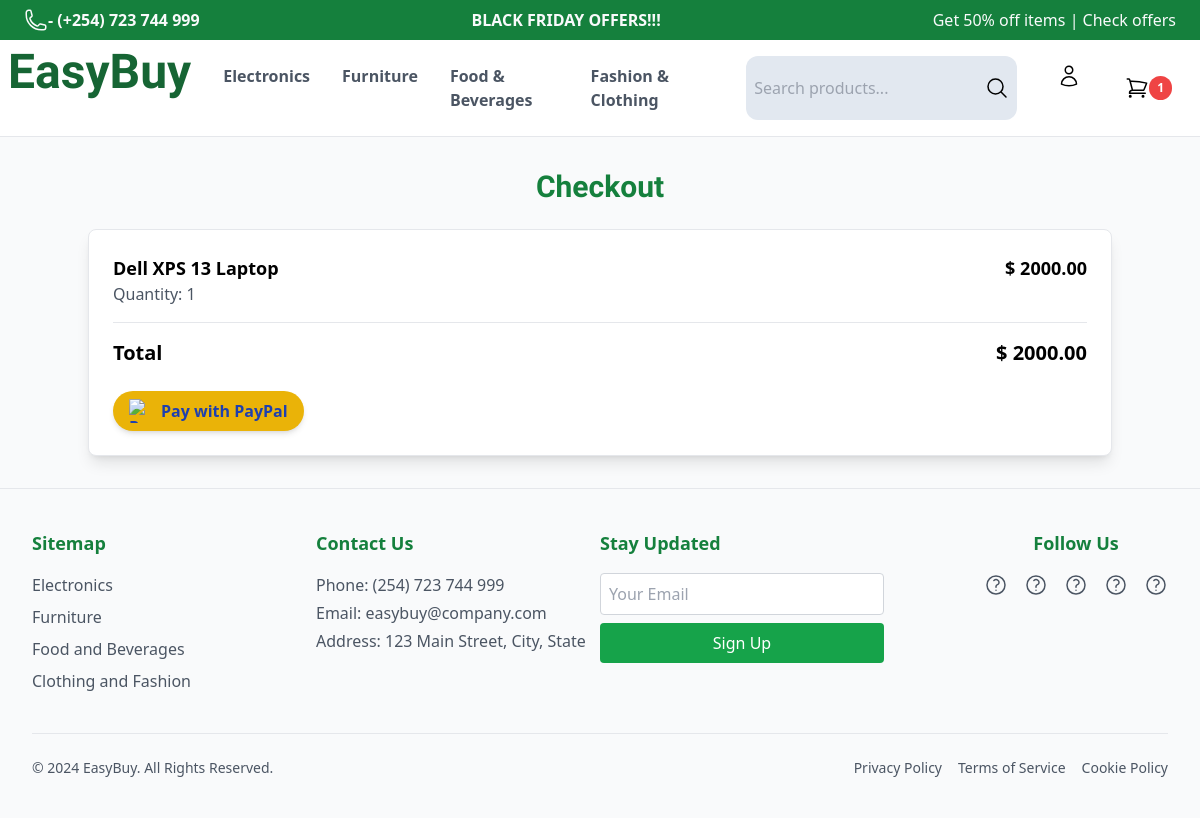
Screenshot of /checkout/ (signed in) with the database file from the repository.
### easybuy/models.py (models this page shows, shortened)
class Category(models.Model):
    name = models.CharField(max_length=100)

class CartItem(models.Model):
    cart = models.ForeignKey(Cart, related_name='items', on_delete=models.CASCADE)
    product = models.ForeignKey(Product, on_delete=models.CASCADE)
    quantity = models.PositiveIntegerField(default=1)

class Product(models.Model):
    name = models.CharField(max_length=100)
    description = models.TextField()
    price = models.DecimalField(max_digits=10, decimal_places=2)
    stock_quantity = models.PositiveIntegerField()
    category = models.ForeignKey(Category, on_delete=models.CASCADE, related_name='products')
    image = models.ImageField(upload_to='products/', blank=True, null=True)  # optional field for product image
    popularity = models.PositiveIntegerField(default=0)

class Order(models.Model):
    user = models.ForeignKey(settings.AUTH_USER_MODEL, on_delete=models.CASCADE)
    created_at = models.DateTimeField(auto_now_add=True)
    updated_at = models.DateTimeField(auto_now=True)
    is_paid = models.BooleanField(default=False)
    total_price = models.DecimalField(max_digits=10, decimal_places=2, default=0.00)

### easybuy/views.py (the view, shortened to what this page needs)
# urls.py: path('checkout/', views.checkout, name='checkout'),
@login_required
def checkout(request):
    order, created = Order.objects.get_or_create(user=request.user, is_paid=False)
    categories = Category.objects.all()
    cart, _ = Cart.objects.get_or_create(user=request.user)
    cart_items = CartItem.objects.filter(cart=cart)
    total_items = sum(item.quantity for item in cart_items)
    for item in cart_items:
        item.total_price = item.product.price * item.quantity
    order.total_price = sum(item.total_price for item in cart_items)
    order.save()
    context = {
        'cart': cart,
        'cart_items': cart_items,
        'categories': categories,
        'total_items': total_items,
        'total_price': order.total_price,
    }
    return render(request, 'eb/checkout.html', context)

### easybuy/templates/eb/checkout.html (shortened to what this page needs)
{% extends "eb/main.html" %}
{% block content %}
<div class="container mx-auto my-8">
    <h1 class="text-3xl font-bold text-center mb-6 font-playball text-green-700">Checkout</h1>
    <div class="bg-white shadow-lg p-6 rounded-lg border border-gray-200">
        {% if cart_items %}
            {% for item in cart_items %}
                <div class="flex justify-between mb-4">
                    <div>
                        <p class="text-lg font-semibold">{{ item.product.name }}</p>
                        <p class="text-gray-600">Quantity: {{ item.quantity }}</p>
                    </div>
                    <p class="text-lg font-semibold">$ {{ item.total_price }}</p>
                </div>
            {% endfor %}
            <div class="flex justify-between border-t border-gray-200 pt-4 mt-4">
                <span class="text-xl font-semibold">Total</span>
                <span class="text-xl font-bold">$ {{ total_price }}</span>
            </div>
            <form method="post" class="mt-6">
                <button class="flex justify-center">
                    <a href="{% url 'create_payment' %}" class="flex items-center justify-center bg-yellow-500 hover:bg-yellow-600 text-blue-800 font-bold py-2 px-4 rounded-full shadow-md transition-colors">
                        <img src="https://www.paypalobjects.com/webstatic/icon/pp258.png" alt="PayPal Logo" class="w-6 h-6 mr-2">
                        Pay with PayPal
                    </a>
                </button>
            </form>
        {% else %}
            <p class="text-center text-gray-500">Your cart is empty.</p>
        {% endif %}
    </div>
</div>
{% endblock %}

### easybuy/templates/eb/main.html (shortened to what this page needs)
<!DOCTYPE html>
<html lang="en">
<head>
    {% load static %}
    <link rel="stylesheet" href="{% static 'output.css' %}">
</head>
</head>
<body class="bg-ivory">
    <header class=" bg-white sticky top-0 left-0 w-full z-50 border-b border-gray-200">
        <div class="flex justify-between bg-green-700 p-2 text-ivory">
            <div class="flex ml-4 font-semibold">
                <a href="http://" class="flex hover:underline">
                    - (+254) 723 744 999
                </a>
            </div>
            <div class="">
                <a href="http://" class="hover:underline">
                    <span class="font-bold">BLACK FRIDAY OFFERS!!!</span>
                </a>
            </div>
            <div class="mr-4">
                <a href="http://" class="hover:underline">Get 50% off items | Check offers</a>
            </div>
        </div>
        <nav class="flex justify-between">
            <div class="p-2">
                <h1 class=" font-playball text-5xl font-bold text-green-800 hover:text-green-600 cursor-pointer"><a href="{% url 'main' %}">EasyBuy</a></h1>
            </div>
            <div>
                <ul class="flex justify-between p-2">
                  {% for category in categories %}
                    <li class="hover:underline m-4 font-semibold text-gray-600">
                        <a href="{% url 'category_products' category.id %}">{{ category.name }}</a>
                    </li>
                  {% endfor %}
                </ul>
            </div>
            <div class="flex bg-slate-200 rounded-xl m-4 p-2">
              <form method="GET" action="{% url 'product_search' %}" class="flex">
                <input type="text" name="q" class="bg-slate-200 outline-none" placeholder="Search products..." value="{{ request.GET.q|default_if_none:'' }}">
                <button type="submit">
                  <svg xmlns="http://www.w3.org/2000/svg" fill="none" viewBox="0 0 24 24" stroke-width="1.5" stroke="currentColor" class="size-6">
                    <path stroke-linecap="round" stroke-linejoin="round" d="m21 21-5.197-5.197m0 0A7.5 7.5 0 1 0 5.196 5.196a7.5 7.5 0 0 0 10.607 10.607Z" />
                  </svg>
                </button>
              </form>
            </div>
            <div class="flex p-2">
                <a href="http://" class="flex justify-between m-4 ">
                </a>
                <a href="{% url 'cart' %}" class="flex items-center m-4 p-1 rounded-lg hover:bg-slate-200">
                    <div id="cart-count" class=" -top-8 bg-red-500 text-white text-xs font-bold px-2 py-1 rounded-full">{{ total_items }}</div>
                </a>
            </div>
        </nav>
    </header>
    <main>
      {% block content %}{% endblock %}
    </main>
    <footer class="bg-ivory border-t border-gray-200 text-gray-700 py-10">
        <div class="max-w-screen-xl mx-auto px-4 md:px-8">
          <div class="flex flex-col md:flex-row justify-between mb-10">
            <div class="mb-6 md:mb-0 md:w-1/4">
              <h4 class="text-lg font-semibold text-green-700 mb-4">Sitemap</h4>
              <ul class="space-y-2 text-gray-600">
                <li><a href="#" class="hover:text-green-500 transition">Electronics</a></li>
                <li><a href="#" class="hover:text-green-500 transition">Furniture</a></li>
                <li><a href="#" class="hover:text-green-500 transition">Food and Beverages</a></li>
                <li><a href="#" class="hover:text-green-500 transition">Clothing and Fashion</a></li>
              </ul>
            </div>
            <div class="mb-6 md:mb-0 md:w-1/4">
              <h4 class="text-lg font-semibold text-green-700 mb-4">Contact Us</h4>
              <p class="text-gray-600 mb-1">Phone: (254) 723 744 999</p>
              <p class="text-gray-600 mb-1">Email: <a href="mailto:easybuy@company.com" class="hover:text-green-500 transition">easybuy@company.com</a></p>
              <p class="text-gray-600">Address: 123 Main Street, City, State</p>
            </div>
            <div class="md:w-1/4">
              <h4 class="text-lg font-semibold text-green-700 mb-4">Stay Updated</h4>
              <form class="flex flex-col">
                <input type="email" placeholder="Your Email" class="p-2 mb-2 rounded text-gray-700 border border-gray-300 focus:border-green-500 focus:ring-0" required>
                <button type="submit" class="bg-green-600 text-white py-2 rounded hover:bg-green-700 transition">Sign Up</button>
              </form>
            </div>
            <div class="md:w-1/4 flex md:justify-end">
              <div class="text-center">
                <h4 class="text-lg font-semibold text-green-700 mb-4">Follow Us</h4>
                <div class="flex justify-center space-x-4">
                  <a href="#" class="text-gray-600 hover:text-green-500 transition">
                  </a>
                  <a href="#" class="text-gray-600 hover:text-green-500 transition">
                  </a>
                  <a href="#" class="text-gray-600 hover:text-green-500 transition">
                  </a>
                  <a href="#" class="text-gray-600 hover:text-green-500 transition">
                  </a>
                  <a href="#" class="text-gray-600 hover:text-green-500 transition">
                  </a>
                </div>
              </div>
            </div>
          </div>
          <div class="flex flex-col md:flex-row items-center justify-between border-t border-gray-200 pt-6">
            <p class="text-gray-600 text-sm">&copy; 2024 EasyBuy. All Rights Reserved.</p>
            <div class="flex space-x-4 mt-4 md:mt-0 text-sm">
              <a href="#" class="text-gray-600 hover:text-green-500 transition">Privacy Policy</a>
              <a href="#" class="text-gray-600 hover:text-green-500 transition">Terms of Service</a>
              <a href="#" class="text-gray-600 hover:text-green-500 transition">Cookie Policy</a>
            </div>
          </div>
        </div>
      </footer>
</body>
</html>

### rows the page displays
Category: name "Electronics"
Category: name "Furniture"
Category: name "Food & Beverages"
Category: name "Fashion & Clothing"
CartItem: product.name "Dell XPS 13 Laptop", quantity "1", total_price "2000.00"
Order: total_price "2000.00"

### other values shown
{{ total_items }} "1"
